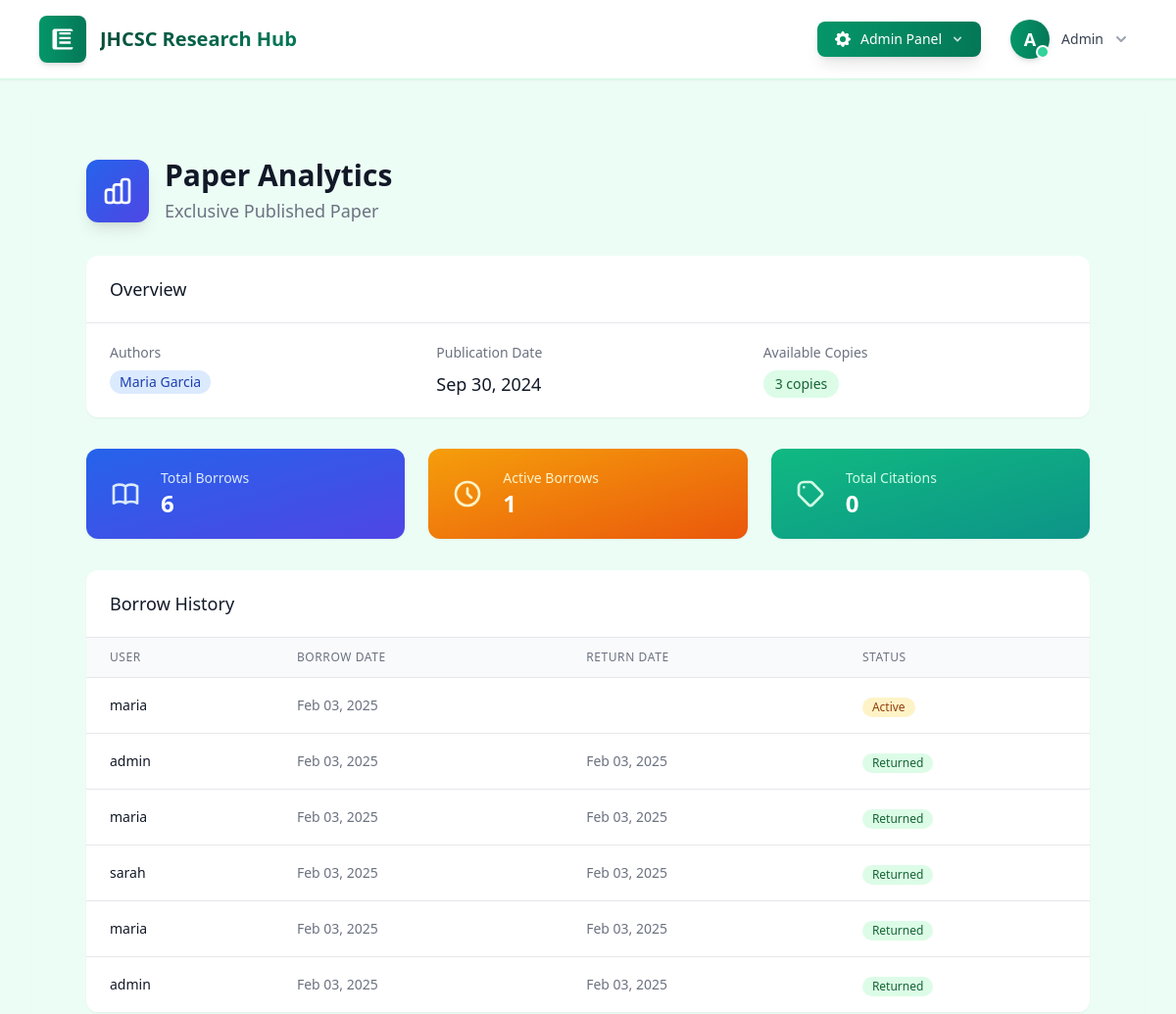
/accounts/admin/paper/6/analytics/ (signed in, upper part), run on an earlier commit of the app's database.
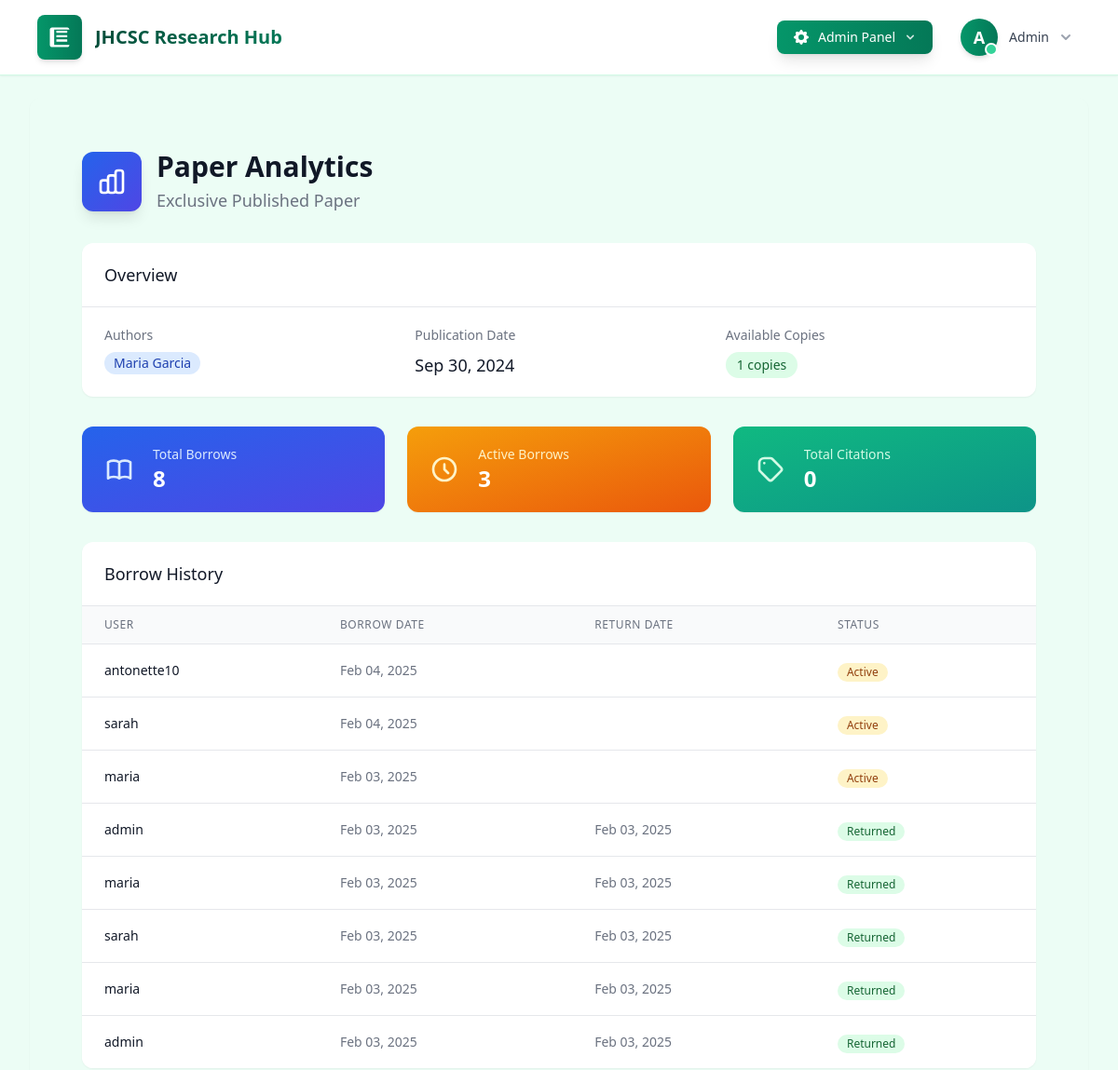
And on a later commit of the database.
### scholar/models.py (models this page shows, shortened)
class Author(models.Model):
    name = models.CharField(max_length=200)
    affiliation = models.CharField(max_length=200)
    email = models.EmailField(blank=True)

class Paper(models.Model):
    title = models.CharField(max_length=255)
    authors = models.ManyToManyField('Author', related_name='papers')
    abstract = models.TextField()
    publication_date = models.DateField()
    citations = models.PositiveIntegerField(default=0)
    available_copies = models.PositiveIntegerField(default=1)
    view_count = models.PositiveIntegerField(default=0)  # Total views
    viewers = models.ManyToManyField(User, related_name='viewed_papers', blank=True)  # Track unique viewers

class Borrow(models.Model):
    STATUS_CHOICES = [
        ('pending', 'Pending Approval'),
        ('approved', 'Approved'),
        ('rejected', 'Rejected'),
        ('reserved', 'Reserved'),
    ]
    RETURN_STATUS_CHOICES = [
        ('pending', 'Pending Return Approval'),
        ('approved', 'Return Approved'),
        ('rejected', 'Return Rejected'),
    ]
    user = models.ForeignKey(User, on_delete=models.CASCADE)
    paper = models.ForeignKey(Paper, on_delete=models.CASCADE)
    borrow_date = models.DateTimeField(auto_now_add=True)
    return_date = models.DateTimeField(null=True, blank=True)
    status = models.CharField(max_length=10, choices=STATUS_CHOICES, default='pending')
    return_status = models.CharField(max_length=10, choices=RETURN_STATUS_CHOICES, null=True, blank=True)
    is_returned = models.BooleanField(default=False)  # Add this field
    due_date = models.DateTimeField(null=True, blank=True)
    class Meta:
        ordering = ['-borrow_date']

### scholar/views_admin.py (the view)
@staff_member_required
def paper_analytics(request, paper_id):
    paper = get_object_or_404(Paper, id=paper_id)
    borrow_history = Borrow.objects.filter(paper=paper).order_by('-borrow_date')
    citation_history = Citation.objects.filter(paper=paper).order_by('-citation_date')
    available_papers = Paper.objects.exclude(id=paper_id).order_by('title')
    context = {
        'paper': paper,
        'borrow_history': borrow_history,
        'citation_history': citation_history,
        'total_borrows': borrow_history.count(),
        'active_borrows': borrow_history.filter(is_returned=False).count(),
        'total_citations': citation_history.count(),
        'available_papers': available_papers,
    }
    return render(request, 'scholar/admin/paper_analytics.html', context)

### scholar/templates/scholar/admin/paper_analytics.html (shortened to what the changed rows need)
{% extends "scholar/base.html" %}
{% load static %}
{% block content %}
<div class="max-w-7xl mx-auto px-4 sm:px-6 lg:px-8 py-8" x-data="{ showContent: false }" x-init="setTimeout(() => showContent = true, 100)">
    <div class="mb-8"
         x-show="showContent"
         x-transition:enter="transition ease-out duration-300"
         x-transition:enter-start="opacity-0 transform -translate-y-4"
         x-transition:enter-end="opacity-100 transform translate-y-0">
        <div class="flex items-center space-x-4">
            <div>
                <h1 class="text-3xl font-bold text-gray-900">Paper Analytics</h1>
                <p class="mt-1 text-lg text-gray-500">{{ paper.title }}</p>
            </div>
        </div>
    </div>
    <div class="bg-white rounded-xl shadow-sm overflow-hidden mb-8"
         x-show="showContent"
         x-transition:enter="transition ease-out duration-300 delay-150"
         x-transition:enter-start="opacity-0 transform -translate-y-4"
         x-transition:enter-end="opacity-100 transform translate-y-0">
        <div class="px-6 py-5 border-b border-gray-200">
            <h2 class="text-lg font-medium text-gray-900">Overview</h2>
        </div>
        <div class="px-6 py-5">
            <div class="grid grid-cols-1 md:grid-cols-3 gap-6">
                <div class="space-y-2">
                    <div class="flex flex-wrap gap-2">
                        {% for author in paper.authors.all %}
                            <span class="inline-flex items-center px-2.5 py-0.5 rounded-full text-sm font-medium bg-blue-100 text-blue-800">
                                {{ author.name }}
                            </span>
                        {% endfor %}
                    </div>
                </div>
                <div class="space-y-2">
                    <h3 class="text-sm font-medium text-gray-500">Publication Date</h3>
                    <p class="text-lg font-medium text-gray-900">{{ paper.publication_date|date:"M d, Y" }}</p>
                </div>
                <div class="space-y-2">
                    <h3 class="text-sm font-medium text-gray-500">Available Copies</h3>
                    <div class="inline-flex items-center px-3 py-1 rounded-full text-sm font-medium {% if paper.available_copies > 0 %}bg-green-100 text-green-800{% else %}bg-red-100 text-red-800{% endif %}">
                        {{ paper.available_copies }} copies
                    </div>
                </div>
            </div>
        </div>
    </div>
    <div class="grid grid-cols-1 md:grid-cols-3 gap-6 mb-8">
        <div class="bg-gradient-to-br from-blue-600 to-indigo-600 rounded-xl shadow-sm overflow-hidden"
             x-show="showContent"
             x-transition:enter="transition ease-out duration-300 delay-300"
             x-transition:enter-start="opacity-0 transform -translate-y-4"
             x-transition:enter-end="opacity-100 transform translate-y-0">
            <div class="px-6 py-5">
                <div class="flex items-center">
                    <div class="ml-5 w-0 flex-1">
                        <dl>
                            <dd class="flex items-baseline">
                                <div class="text-2xl font-semibold text-white">{{ total_borrows }}</div>
                            </dd>
                        </dl>
                    </div>
                </div>
            </div>
        </div>
        <div class="bg-gradient-to-br from-amber-500 to-orange-600 rounded-xl shadow-sm overflow-hidden"
             x-show="showContent"
             x-transition:enter="transition ease-out duration-300 delay-450"
             x-transition:enter-start="opacity-0 transform -translate-y-4"
             x-transition:enter-end="opacity-100 transform translate-y-0">
            <div class="px-6 py-5">
                <div class="flex items-center">
                    <div class="ml-5 w-0 flex-1">
                        <dl>
                            <dd class="flex items-baseline">
                                <div class="text-2xl font-semibold text-white">{{ active_borrows }}</div>
                            </dd>
                        </dl>
                    </div>
                </div>
            </div>
        </div>
    </div>
    <div class="bg-white rounded-xl shadow-sm overflow-hidden mb-8"
         x-show="showContent"
         x-transition:enter="transition ease-out duration-300 delay-750"
         x-transition:enter-start="opacity-0 transform -translate-y-4"
         x-transition:enter-end="opacity-100 transform translate-y-0">
        <div class="px-6 py-5 border-b border-gray-200">
            <h2 class="text-lg font-medium text-gray-900">Borrow History</h2>
        </div>
        <div class="flow-root">
            <div class="overflow-x-auto">
                <table class="min-w-full divide-y divide-gray-200">
                    <thead class="bg-gray-50">
                        <tr>
                            <th scope="col" class="px-6 py-3 text-left text-xs font-medium text-gray-500 uppercase tracking-wider">User</th>
                            <th scope="col" class="px-6 py-3 text-left text-xs font-medium text-gray-500 uppercase tracking-wider">Borrow Date</th>
                            <th scope="col" class="px-6 py-3 text-left text-xs font-medium text-gray-500 uppercase tracking-wider">Return Date</th>
                            <th scope="col" class="px-6 py-3 text-left text-xs font-medium text-gray-500 uppercase tracking-wider">Status</th>
                        </tr>
                    </thead>
                    <tbody class="bg-white divide-y divide-gray-200">
                        {% for borrow in borrow_history %}
                        <tr class="hover:bg-gray-50 transition-colors duration-150">
                            <td class="px-6 py-4 whitespace-nowrap text-sm font-medium text-gray-900">{{ borrow.user.username }}</td>
                            <td class="px-6 py-4 whitespace-nowrap text-sm text-gray-500">{{ borrow.borrow_date|date:"M d, Y" }}</td>
                            <td class="px-6 py-4 whitespace-nowrap text-sm text-gray-500">{{ borrow.return_date|default:"-"|date:"M d, Y" }}</td>
                            <td class="px-6 py-4 whitespace-nowrap">
                                {% if borrow.is_returned %}
                                    <span class="inline-flex items-center px-2.5 py-0.5 rounded-full text-xs font-medium bg-green-100 text-green-800">
                                        Returned
                                    </span>
                                {% else %}
                                    <span class="inline-flex items-center px-2.5 py-0.5 rounded-full text-xs font-medium bg-amber-100 text-amber-800">
                                        Active
                                    </span>
                                {% endif %}
                            </td>
                        </tr>
                        {% endfor %}
                    </tbody>
                </table>
            </div>
        </div>
    </div>
</div>
{% endblock %}

What changed in the data, as far as the page shows it:
changed Paper "Exclusive Published Paper": available_copies "3" → "1"
added Borrow: user.username "antonette10", borrow_date "Feb 04, 2025", is_returned "Active"
added Borrow: user.username "sarah", borrow_date "Feb 04, 2025", is_returned "Active"
Also different on the page:
{{ total_borrows }}: "6" → "8"
{{ active_borrows }}: "1" → "3"
